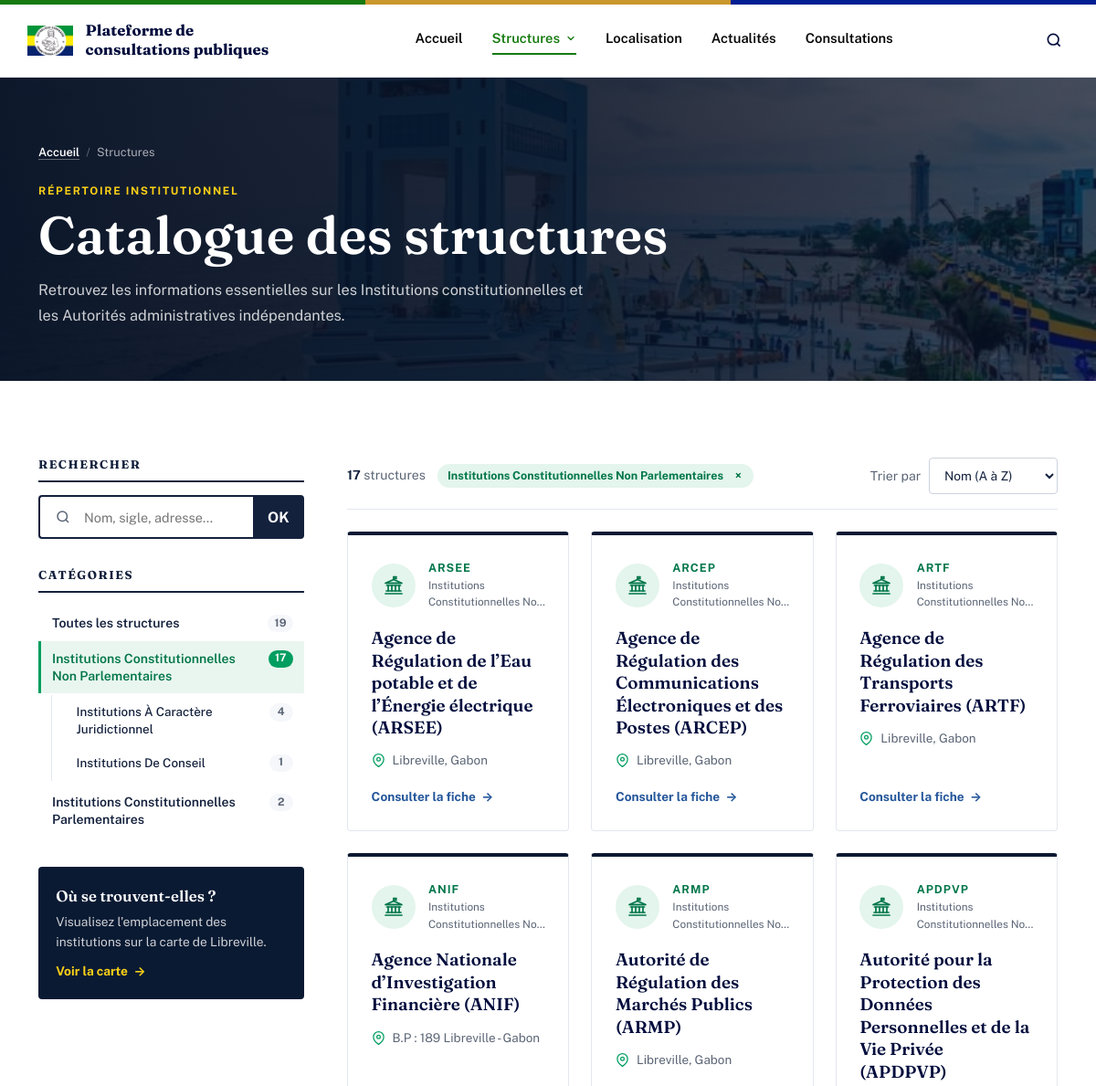
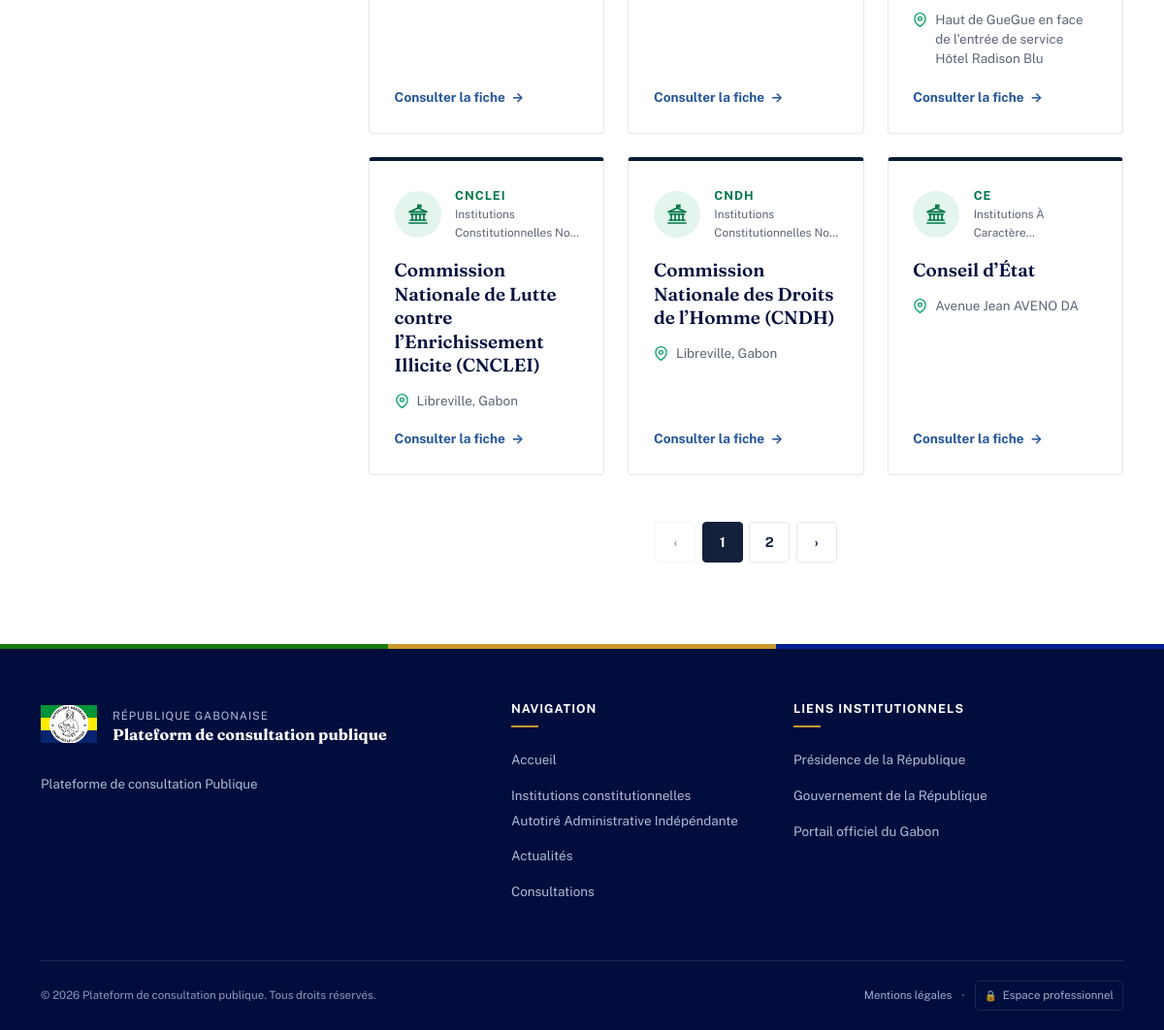
/views/public/catalogue.php?cat=2, run on the app's committed database (2 pictures, top to bottom).
### tables this page shows
CREATE TABLE `structure` (
  `id_struc` int NOT NULL AUTO_INCREMENT,
  `nom_struc` varchar(200) NOT NULL,
  `adresse` varchar(255) DEFAULT NULL,
  `telephone` varchar(20) DEFAULT NULL,
  `email` varchar(100) DEFAULT NULL,
  `mission` text,
  `historique` text,
  `composition` text,
  `site_web` varchar(255) DEFAULT NULL,
  `date_creation` date DEFAULT NULL,
  `texte_fondateur` varchar(255) DEFAULT NULL,
  `directeur_general` varchar(200) DEFAULT NULL,
  `fonction_dirigeant` varchar(100) DEFAULT NULL,
  `dirigeant_depuis` date DEFAULT NULL,
  `photo_dirigeant` varchar(255) DEFAULT NULL,
  `id_cat` int NOT NULL,
  `sigle` varchar(30) DEFAULT NULL,
  `id_responsable` int DEFAULT NULL,
  `latitude` decimal(10,7) DEFAULT NULL,
  `longitude` decimal(10,7) DEFAULT NULL,
  PRIMARY KEY (`id_struc`),
  KEY `fk_structure_categorie` (`id_cat`),
  KEY `idx_structure_nom` (`nom_struc`),
  KEY `idx_structure_responsable` (`id_responsable`),
  CONSTRAINT `fk_structure_categorie` FOREIGN KEY (`id_cat`) REFERENCES `categories` (`id_cat`),
  CONSTRAINT `fk_structure_responsable` FOREIGN KEY (`id_responsable`) REFERENCES `utilisateurs` (`id`)
);

CREATE TABLE `categories` (
  `id_cat` int NOT NULL AUTO_INCREMENT,
  `nom_cat` varchar(150) NOT NULL,
  `parent_id` int DEFAULT NULL,
  PRIMARY KEY (`id_cat`),
  UNIQUE KEY `nom_cat` (`nom_cat`),
  KEY `parent_id` (`parent_id`),
  CONSTRAINT `categories_ibfk_1` FOREIGN KEY (`parent_id`) REFERENCES `categories` (`id_cat`),
  CONSTRAINT `fk_parent` FOREIGN KEY (`parent_id`) REFERENCES `categories` (`id_cat`)
);

### views/public/catalogue.php (the view, shortened to what this page needs)
<?php
require '../../config/database.php';
$search = isset($_GET['q']) ? trim($_GET['q']) : "";
$catFiltre = isset($_GET['cat']) ? (int) $_GET['cat'] : null;
$tri = isset($_GET['tri']) ? $_GET['tri'] : 'nom_asc';
$parPage = 9;
$page = isset($_GET['page']) ? max(1, (int) $_GET['page']) : 1;
$conditions = [];
$parametres = [];
if ($catFiltre) {
    $conditions[] = "(categories.id_cat = :cat OR categories.parent_id = :cat)";
    $parametres[':cat'] = $catFiltre;
}
$whereSQL = $conditions ? " WHERE " . implode(" AND ", $conditions) : "";
$ordreSQL = $tri === 'nom_desc' ? "structure.nom_struc DESC" : "structure.nom_struc ASC";
$compteStmt = $db->prepare("SELECT COUNT(*) FROM structure JOIN categories ON structure.id_cat = categories.id_cat" . $whereSQL);
$compteStmt->execute($parametres);
$totalStructures = (int) $compteStmt->fetchColumn();
$totalPages = max(1, (int) ceil($totalStructures / $parPage));
$page = min($page, $totalPages);
$offset = ($page - 1) * $parPage;
$sql = "SELECT structure.id_struc, structure.nom_struc, structure.sigle, structure.adresse,
               categories.id_cat, categories.nom_cat
        FROM structure
        JOIN categories ON structure.id_cat = categories.id_cat"
        . $whereSQL .
        " ORDER BY $ordreSQL LIMIT $parPage OFFSET $offset";
$stmt = $db->prepare($sql);
$stmt->execute($parametres);
$structures = $stmt->fetchAll(PDO::FETCH_ASSOC);
$toutesCategories = $db->query("SELECT id_cat, nom_cat, parent_id FROM categories ORDER BY nom_cat")->fetchAll(PDO::FETCH_ASSOC);
$nbParCategorie = $db->query("SELECT id_cat, COUNT(*) FROM structure GROUP BY id_cat")->fetchAll(PDO::FETCH_KEY_PAIR);
$totalGeneral = array_sum($nbParCategorie);
$categoriesRacines = [];
$sousCategories = [];
foreach ($toutesCategories as $cat) {
    $cat['nb'] = (int) ($nbParCategorie[$cat['id_cat']] ?? 0);
    if ($cat['parent_id'] === null) {
        $categoriesRacines[] = $cat;
    } else {
        $sousCategories[(int) $cat['parent_id']][] = $cat;
    }
}
$nomCategorieActive = null;
foreach ($toutesCategories as $cat) {
    if ($catFiltre === (int) $cat['id_cat']) {
        $nomCategorieActive = $cat['nom_cat'];
    }
}
function h(?string $valeur): string {
    return htmlspecialchars($valeur ?? '', ENT_QUOTES, 'UTF-8');
}
function libelleCategorie(string $nom): string {
    return mb_convert_case(mb_strtolower($nom, 'UTF-8'), MB_CASE_TITLE, 'UTF-8');
}
function lienCatalogue(array $modifications = []): string {
    $params = [
        'q' => isset($_GET['q']) ? trim((string) $_GET['q']) : '',
        'cat' => isset($_GET['cat']) ? (int) $_GET['cat'] : '',
        'tri' => isset($_GET['tri']) ? (string) $_GET['tri'] : 'nom_asc',
        'page' => isset($_GET['page']) ? max(1, (int) $_GET['page']) : 1,
    ];
    foreach ($modifications as $cle => $valeur) {
        $params[$cle] = $valeur;
    }
    $params = array_filter($params, static fn($v) => $v !== '' && $v !== null && $v !== 0);
    return '?' . http_build_query($params);
}
require '../../includes/header.php';
?>
<header class="acc-bandeau">
  <img class="acc-bandeau-image" src="../../publique/image/GA.jpeg" alt="">
  <div class="container">
    <ol class="acc-fil" aria-label="Fil d'Ariane">
      <li><a href="accueil.php">Accueil</a></li>
      <li aria-current="page">Structures</li>
    </ol>
    <span class="acc-surtitre">Répertoire institutionnel</span>
    <h1>Catalogue des structures</h1>
    <p>Retrouvez les informations essentielles sur les Institutions constitutionnelles et les Autorités administratives indépendantes.</p>
  </div>
</header>
<main class="acc-section">
  <div class="container cat-mise-en-page">
    <aside class="cat-filtres" aria-label="Filtres du catalogue">
      <div>
        <h2>Rechercher</h2>
        <form action="" method="get" class="acc-champ" role="search">
          <input type="text" id="q" name="q" placeholder="Nom, sigle, adresse…" value="<?= h($search) ?>">
          <button type="submit">OK</button>
        </form>
      </div>
      <nav aria-label="Catégories">
        <h2>Catégories</h2>
        <ul class="cat-liste">
          <li>
            <a href="<?= h(lienCatalogue(['cat' => '', 'page' => 1])) ?>" class="cat-lien <?= !$catFiltre ? 'actif' : '' ?>" <?= !$catFiltre ? 'aria-current="true"' : '' ?>>
              Toutes les structures <span class="nb"><?= $totalGeneral ?></span>
            </a>
          </li>
          <?php foreach ($categoriesRacines as $racine): ?>
            <?php $actif = $catFiltre === (int) $racine['id_cat']; ?>
            <li>
              <a href="<?= h(lienCatalogue(['cat' => (int) $racine['id_cat'], 'page' => 1])) ?>" class="cat-lien <?= $actif ? 'actif' : '' ?>" <?= $actif ? 'aria-current="true"' : '' ?>>
                <?= h(libelleCategorie($racine['nom_cat'])) ?> <span class="nb"><?= $racine['nb'] ?></span>
              </a>
              <?php if (!empty($sousCategories[(int) $racine['id_cat']])): ?>
                <ul>
                  <?php foreach ($sousCategories[(int) $racine['id_cat']] as $enfant): ?>
                    <?php $actif = $catFiltre === (int) $enfant['id_cat']; ?>
                    <li>
                      <a href="<?= h(lienCatalogue(['cat' => (int) $enfant['id_cat'], 'page' => 1])) ?>" class="cat-lien <?= $actif ? 'actif' : '' ?>" <?= $actif ? 'aria-current="true"' : '' ?>>
                        <?= h(libelleCategorie($enfant['nom_cat'])) ?> <span class="nb"><?= $enfant['nb'] ?></span>
                      </a>
                    </li>
                  <?php endforeach; ?>
                </ul>
              <?php endif; ?>
            </li>
          <?php endforeach; ?>
        </ul>
      </nav>
      <div class="cat-aide">
        <strong>Où se trouvent-elles ?</strong>
        Visualisez l'emplacement des institutions sur la carte de Libreville.
        <a href="localisation.php">Voir la carte <span aria-hidden="true">→</span></a>
      </div>
    </aside>
    <div class="cat-resultats">
      <div class="acc-barre">
        <div>
          <strong><?= $totalStructures ?></strong> structure<?= $totalStructures > 1 ? 's' : '' ?>
          <?php if ($nomCategorieActive): ?>
            <span class="acc-filtre-actif"><?= h(libelleCategorie($nomCategorieActive)) ?>
              <a href="<?= h(lienCatalogue(['cat' => '', 'page' => 1])) ?>" aria-label="Retirer le filtre de catégorie">×</a></span>
          <?php endif; ?>
        </div>
        <form action="" method="get">
          <label>Trier par
            <select name="tri" onchange="this.form.submit()">
              <option value="nom_asc" <?= $tri === 'nom_asc' ? 'selected' : '' ?>>Nom (A à Z)</option>
            </select>
          </label>
        </form>
      </div>
      <?php if (empty($structures)): ?>
        <div class="acc-vide">
          <h2>Aucune structure trouvée</h2>
          <p>Essayez avec un autre mot-clé ou choisissez une autre catégorie.</p>
        </div>
      <?php else: ?>
        <div class="acc-structures-grille">
          <?php foreach ($structures as $s): ?>
            <a href="fiche.php?id=<?= (int) $s['id_struc'] ?>" class="acc-structure">
              <div class="acc-structure-tete">
                <span class="acc-structure-icone" aria-hidden="true">
                </span>
                <div>
                  <?php if (!empty($s['sigle'])): ?><div class="acc-structure-sigle"><?= h($s['sigle']) ?></div><?php endif; ?>
                  <div class="acc-structure-cat"><?= h(libelleCategorie($s['nom_cat'])) ?></div>
                </div>
              </div>
              <h3><?= h($s['nom_struc']) ?></h3>
              <p class="acc-structure-adresse">
                <svg width="15" height="15" viewBox="0 0 24 24" fill="none" stroke="currentColor" stroke-width="2" aria-hidden="true"><path d="M21 10c0 7-9 13-9 13s-9-6-9-13a9 9 0 0 1 18 0z"/><circle cx="12" cy="10" r="3"/></svg>
                <span><?= h($s['adresse'] ?: 'Adresse non renseignée') ?></span>
              </p>
              <span class="acc-fleche">Consulter la fiche <span aria-hidden="true">→</span></span>
            </a>
          <?php endforeach; ?>
        </div>
        <?php if ($totalPages > 1): ?>
          <nav class="acc-pagination" aria-label="Pagination du catalogue">
            <a href="<?= h(lienCatalogue(['page' => max(1, $page - 1)])) ?>" class="<?= $page <= 1 ? 'desactive' : '' ?>" aria-label="Page précédente">‹</a>
            <?php for ($i = 1; $i <= $totalPages; $i++): ?>
              <?php if ($i === $page): ?>
                <span class="actif" aria-current="page"><?= $i ?></span>
              <?php else: ?>
                <a href="<?= h(lienCatalogue(['page' => $i])) ?>" aria-label="Page <?= $i ?>"><?= $i ?></a>
              <?php endif; ?>
            <?php endfor; ?>
            <a href="<?= h(lienCatalogue(['page' => min($totalPages, $page + 1)])) ?>" class="<?= $page >= $totalPages ? 'desactive' : '' ?>" aria-label="Page suivante">›</a>
          </nav>
        <?php endif; ?>
      <?php endif; ?>
    </div>
  </div>
</main>
<?php require '../../includes/footer.php'; ?>

### publique/css/theme.css (style rules this page uses)
:root { --texte: #030303; --arriere-plan: #F5F7FA; --primaire: #021F92; --secondaire: #F4F1F2; --accent: #44FF3D; --primaire-fonce: #01166B; --primaire-nuit: #010D3D; --primaire-clair: #E6EBFB; --accent-fonce: #167A10; --accent-tres-fonce: #0F5A0B; --accent-clair: #E6FFE4; --texte-secondaire: #3F4654; --texte-leger: #5F6775; --bordure: #E1E4EB; --danger: #C93C3C; --danger-clair: #FCECEC; --attention: #C9972C; --attention-clair: #FBF4E3; --attention-fonce: #9D741E; --radius-sm: 6px; --radius-md: 10px; --radius-lg: 18px; --shadow-sm: 0 2px 8px rgba(1, 13, 61, .06); --shadow-md: 0 10px 30px rgba(1, 13, 61, .09); --font-title: "Fraunces", Georgia, serif; --font-body: "Public Sans", -apple-system, BlinkMacSystemFont, "Segoe UI", Arial, sans-serif; --mrri-sidebar-width: 260px; --mrri-transition: .2s ease; --mrri-bleu: var(--primaire); --mrri-bleu-fonce: var(--primaire-fonce); --mrri-bleu-nuit: var(--primaire-nuit); --mrri-bleu-clair: var(--primaire-clair); --mrri-bleu-dark: var(--primaire-fonce); --mrri-vert: var(--accent-fonce); --mrri-vert-fonce: var(--accent-tres-fonce); --mrri-vert-clair: var(--accent-clair); --mrri-vert-dark: var(--accent-tres-fonce); --mrri-or: var(--attention); --mrri-or-fonce: var(--attention-fonce); --mrri-or-clair: var(--attention-clair); --mrri-or-light: var(--attention-clair); --mrri-fond: var(--arriere-plan); --mrri-bg: var(--arriere-plan); --mrri-blanc: #FFFFFF; --mrri-white: #FFFFFF; --mrri-encre: var(--texte); --mrri-text: var(--texte); --mrri-texte: var(--texte-secondaire); --mrri-texte-leger: var(--texte-leger); --mrri-text-light: var(--texte-leger); --mrri-bordure: var(--bordure); --mrri-border: var(--bordure); --mrri-danger: var(--danger); --mrri-danger-clair: var(--danger-clair); --mrri-warning: var(--attention); --mrri-warning-clair: var(--attention-clair); --mrri-success: var(--accent-fonce); --mrri-success-clair: var(--accent-clair); --mrri-radius: var(--radius-md); --mrri-radius-sm: 7px; --mrri-shadow: var(--shadow-sm); --mrri-shadow-hover: 0 8px 24px rgba(1, 13, 61, .10); }
body { margin: 0; background: var(--arriere-plan); color: var(--texte); font-family: var(--font-body); line-height: 1.6; }
h1, h2, h3, h4, h5 { font-family: var(--font-title); color: var(--primaire-nuit); font-weight: 700; }
a { text-decoration: none; }
@media (prefers-reduced-motion: no-preference) { html { scroll-behavior: smooth; } }

### views/public/catalogue.php (style rules this page uses)
.cat-mise-en-page { display: grid; grid-template-columns: 290px minmax(0, 1fr); gap: clamp(2rem, 4vw, 3.5rem); align-items: start; }
.cat-filtres { position: sticky; top: 100px; display: grid; gap: 2rem; }
.cat-filtres h2 { margin: 0 0 .9rem; padding-bottom: .6rem; border-bottom: 2px solid var(--acc-encre); color: var(--acc-encre); font-size: .8rem; font-weight: 800; letter-spacing: .12em; text-transform: uppercase; }
.cat-filtres .acc-champ input { height: 48px; font-size: .9rem; }
.cat-filtres .acc-champ button { height: 48px; padding: 0 1rem; }
.cat-liste, .cat-liste ul { margin: 0; padding: 0; list-style: none; }
.cat-liste ul { margin: .1rem 0 .3rem .9rem; padding-left: .7rem; border-left: 1px solid var(--acc-ligne); }
.cat-lien { display: flex; align-items: flex-start; justify-content: space-between; gap: .8rem; padding: .6rem .75rem; border-left: 3px solid transparent; color: var(--acc-encre); font-size: .88rem; font-weight: 600; line-height: 1.35; transition: background .2s ease, border-color .2s ease; }
.cat-liste ul .cat-lien { font-size: .84rem; font-weight: 500; }
.cat-lien.actif { border-left-color: var(--acc-vert); background: #E9F6EF; color: var(--acc-vert-fonce); }
.cat-lien .nb { flex-shrink: 0; min-width: 26px; padding: .1rem .45rem; border-radius: 999px; background: var(--acc-fond); color: var(--acc-gris); font-size: .74rem; font-weight: 700; text-align: center; }
.cat-lien.actif .nb { background: var(--acc-vert); color: #fff; }
.cat-aide { padding: 1.2rem; border-radius: 4px; background: var(--acc-nuit); color: rgba(255,255,255,.8); font-size: .86rem; line-height: 1.55; }
.cat-aide strong { display: block; margin-bottom: .35rem; color: #fff; font-family: var(--font-title); font-size: 1.05rem; font-weight: 600; }
.cat-aide a { display: inline-flex; gap: .4rem; margin-top: .7rem; color: var(--acc-jaune); font-weight: 700; }
.cat-resultats .acc-structures-grille { grid-template-columns: repeat(3, 1fr); }

### data on the page
structure: id_cat.nom_cat "Institutions Constitutionnelles Non Parlementaires", id_struc "17", nom_cat "Institutions À Caractère Juridictionnel", nb "4", sigle "ARTF", id_cat.nom_cat "Institutions Constitutionnelles…", nom_struc "Agence de Régulation des Transports Ferroviaires (ARTF)", adresse "Libreville, Gabon"
categories: nom_cat "Institutions De Conseil", nb "1"
categories: nom_cat "Institutions Constitutionnelles Parlementaires", nb "2"
categories: nom_cat "Institutions Constitutionnelles Non Parlementaires"
structure: sigle "ARSEE", id_cat.nom_cat "Institutions Constitutionnelles…", nom_struc "Agence de Régulation de l’Eau potable et de l’Énergie électrique (ARSEE)", adresse "Libreville, Gabon"
structure: sigle "ARCEP", id_cat.nom_cat "Institutions Constitutionnelles…", nom_struc "Agence de Régulation des Communications Électroniques et des Postes (ARCEP)", adresse "Libreville, Gabon"
structure: sigle "ANIF", id_cat.nom_cat "Institutions Constitutionnelles…", nom_struc "Agence Nationale d’Investigation Financière (ANIF)", adresse "B.P : 189 Libreville - Gabon"
structure: sigle "ARMP", id_cat.nom_cat "Institutions Constitutionnelles…", nom_struc "Autorité de Régulation des Marchés Publics (ARMP)", adresse "Libreville, Gabon"
structure: sigle "APDPVP", id_cat.nom_cat "Institutions Constitutionnelles…", nom_struc "Autorité pour la Protection des Données Personnelles et de la Vie Privée (APDPVP)", adresse "Haut de GueGue en face de l'entrée de service Hôtel Radison Blu"
structure: sigle "CNCLEI", id_cat.nom_cat "Institutions Constitutionnelles…", nom_struc "Commission Nationale de Lutte contre l’Enrichissement Illicite (CNCLEI)", adresse "Libreville, Gabon"
structure: sigle "CNDH", id_cat.nom_cat "Institutions Constitutionnelles…", nom_struc "Commission Nationale des Droits de l’Homme (CNDH)", adresse "Libreville, Gabon"
structure: sigle "CE", id_cat.nom_cat "Institutions À…", nom_struc "Conseil d’État", adresse "Avenue Jean AVENO DA"

### other printed values
$totalGeneral "19"
$totalStructures "17"
